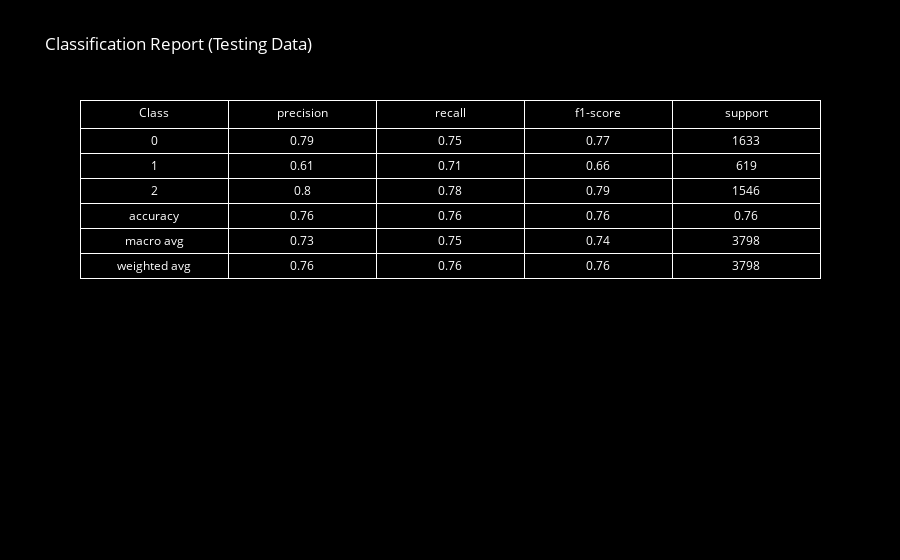

Here is the notebook cell this chart was saved with:
### Code cell
report_dict = classification_report(y_test, y_pred, output_dict=True)

report_df = pd.DataFrame(report_dict).transpose()
report_df = report_df.round(2)

fig = go.Figure(data=[go.Table(
    header=dict(
        values=['Class'] + list(report_df.columns),
        fill_color='black',
        font=dict(color='white', size=12),
        align='center'
    ),
    cells=dict(
        values=[report_df.index] + [report_df[col] for col in report_df.columns],
        fill_color='black',
        font=dict(color='white', size=12),
        align='center',
        height=25
    )
)])

fig.update_layout(
    title="Classification Report (Testing Data)",
    paper_bgcolor='black',
    plot_bgcolor='black',
    font=dict(color='white')
)

fig.show()

### Figure 1 — Plotly figure (JSON) as saved in the notebook; plotly's stock layout.template omitted (floating-point values rounded to 4 significant figures)
{"data": [{"cells": {"align": "center", "fill": {"color": "black"}, "font": {"color": "white", "size": 12}, "height": 25, "values": [["0", "1", "2", "accuracy", "macro avg", "weighted avg"], [0.79, 0.61, 0.8, 0.76, 0.73, 0.76], [0.75, 0.71, 0.78, 0.76, 0.75, 0.76], [0.77, 0.66, 0.79, 0.76, 0.74, 0.76], [1633, 619, 1546, 0.76, 3798, 3798]]}, "header": {"align": "center", "fill": {"color": "black"}, "font": {"color": "white", "size": 12}, "values": ["Class", "precision", "recall", "f1-score", "support"]}, "type": "table"}], "layout": {"font": {"color": "white"}, "paper_bgcolor": "black", "plot_bgcolor": "black", "title": {"text": "Classification Report (Testing Data)"}}}
